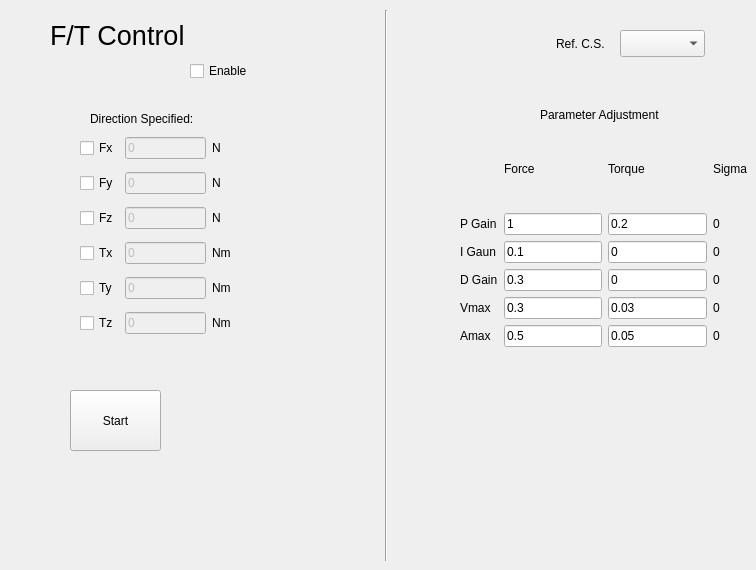
   <widget class="QWidget" name="AdmittanceControl">
    <attribute name="title">
     <string>Admittance Control</string>
    </attribute>
    <widget class="QLabel" name="label_4">
     <property name="geometry">
      <rect>
       <x>50</x>
       <y>20</y>
       <width>151</width>
       <height>31</height>
      </rect>
     </property>
     <property name="minimumSize">
      <size>
       <width>151</width>
       <height>0</height>
      </size>
     </property>
     <property name="font">
      <font>
       <pointsize>20</pointsize>
      </font>
     </property>
     <property name="text">
      <string>F/T Control</string>
     </property>
    </widget>
    <widget class="QWidget" name="gridLayoutWidget_3">
     <property name="geometry">
      <rect>
       <x>80</x>
       <y>130</y>
       <width>151</width>
       <height>212</height>
      </rect>
     </property>
     <layout class="QGridLayout" name="gridLayout">
      <item row="3" column="0">
       <widget class="QCheckBox" name="cB_Tx_control">
        <property name="text">
         <string>Tx</string>
        </property>
       </widget>
      </item>
      <item row="5" column="1">
       <widget class="QLineEdit" name="lE_Tz_control">
        <property name="enabled">
         <bool>false</bool>
        </property>
        <property name="text">
         <string>0</string>
        </property>
       </widget>
      </item>
      <item row="1" column="0">
       <widget class="QCheckBox" name="cB_Fy_control">
        <property name="text">
         <string>Fy</string>
        </property>
       </widget>
      </item>
      <item row="4" column="0">
       <widget class="QCheckBox" name="cB_Ty_control">
        <property name="text">
         <string>Ty</string>
        </property>
       </widget>
      </item>
      <item row="1" column="1">
       <widget class="QLineEdit" name="lE_Fy_control">
        <property name="enabled">
         <bool>false</bool>
        </property>
        <property name="text">
         <string>0</string>
        </property>
       </widget>
      </item>
      <item row="0" column="1">
       <widget class="QLineEdit" name="lE_Fx_control">
        <property name="enabled">
         <bool>false</bool>
        </property>
        <property name="text">
         <string>0</string>
        </property>
       </widget>
      </item>
      <item row="5" column="0">
       <widget class="QCheckBox" name="cB_Tz_control">
        <property name="text">
         <string>Tz</string>
        </property>
       </widget>
      </item>
      <item row="2" column="0">
       <widget class="QCheckBox" name="cB_Fz_control">
        <property name="text">
         <string>Fz</string>
        </property>
       </widget>
      </item>
      <item row="2" column="1">
       <widget class="QLineEdit" name="lE_Fz_control">
        <property name="enabled">
         <bool>false</bool>
        </property>
        <property name="text">
         <string>0</string>
        </property>
       </widget>
      </item>
      <item row="3" column="1">
       <widget class="QLineEdit" name="lE_Tx_control">
        <property name="enabled">
         <bool>false</bool>
        </property>
        <property name="text">
         <string>0</string>
        </property>
       </widget>
      </item>
      <item row="0" column="0">
       <widget class="QCheckBox" name="cB_Fx_control">
        <property name="text">
         <string>Fx</string>
        </property>
       </widget>
      </item>
      <item row="4" column="1">
       <widget class="QLineEdit" name="lE_Ty_control">
        <property name="enabled">
         <bool>false</bool>
        </property>
        <property name="text">
         <string>0</string>
        </property>
       </widget>
      </item>
      <item row="0" column="2">
       <widget class="QLabel" name="label_Fx_unit">
        <property name="text">
         <string>N</string>
        </property>
       </widget>
      </item>
      <item row="1" column="2">
       <widget class="QLabel" name="label_Fy_unit">
        <property name="text">
         <string>N</string>
        </property>
       </widget>
      </item>
      <item row="2" column="2">
       <widget class="QLabel" name="label_Fz_unit">
        <property name="text">
         <string>N</string>
        </property>
       </widget>
      </item>
      <item row="3" column="2">
       <widget class="QLabel" name="label_Tx_unit">
        <property name="text">
         <string>Nm</string>
        </property>
       </widget>
      </item>
      <item row="4" column="2">
       <widget class="QLabel" name="label_Ty_unit">
        <property name="text">
         <string>Nm</string>
        </property>
       </widget>
      </item>
      <item row="5" column="2">
       <widget class="QLabel" name="label_Tz_unit">
        <property name="text">
         <string>Nm</string>
        </property>
       </widget>
      </item>
     </layout>
    </widget>
    <widget class="QLabel" name="label_5">
     <property name="geometry">
      <rect>
       <x>90</x>
       <y>110</y>
       <width>151</width>
       <height>17</height>
      </rect>
     </property>
     <property name="text">
      <string>Direction Specified:</string>
     </property>
    </widget>
    <widget class="QWidget" name="gridLayoutWidget_4">
     <property name="geometry">
      <rect>
       <x>460</x>
       <y>130</y>
       <width>287</width>
       <height>217</height>
      </rect>
     </property>
     <layout class="QGridLayout" name="gridLayout_2">
      <item row="1" column="0">
       <widget class="QLabel" name="label_6">
        <property name="text">
         <string>P Gain</string>
        </property>
       </widget>
      </item>
      <item row="3" column="1">
       <widget class="QLineEdit" name="lE_Force_D_Gain">
        <property name="text">
         <string>0.3</string>
        </property>
       </widget>
      </item>
      <item row="2" column="1">
       <widget class="QLineEdit" name="lE_Force_I_Gain">
        <property name="text">
         <string>0.1</string>
        </property>
       </widget>
      </item>
      <item row="5" column="1">
       <widget class="QLineEdit" name="lE_Force_Amax_Gain">
        <property name="text">
         <string>0.5</string>
        </property>
       </widget>
      </item>
      <item row="4" column="0">
       <widget class="QLabel" name="label_11">
        <property name="text">
         <string>Vmax</string>
        </property>
       </widget>
      </item>
      <item row="4" column="1">
       <widget class="QLineEdit" name="lE_Force_Vmax_Gain">
        <property name="text">
         <string>0.3</string>
        </property>
       </widget>
      </item>
      <item row="0" column="2">
       <widget class="QLabel" name="label_9">
        <property name="text">
         <string>Torque</string>
        </property>
       </widget>
      </item>
      <item row="1" column="2">
       <widget class="QLineEdit" name="lE_Torque_P_Gain">
        <property name="text">
         <string>0.2</string>
        </property>
       </widget>
      </item>
      <item row="2" column="2">
       <widget class="QLineEdit" name="lE_Torque_I_Gain">
        <property name="text">
         <string>0</string>
        </property>
       </widget>
      </item>
      <item row="0" column="1">
       <widget class="QLabel" name="label_10">
        <property name="text">
         <string>Force</string>
        </property>
       </widget>
      </item>
      <item row="1" column="1">
       <widget class="QLineEdit" name="lE_Force_P_Gain">
        <property name="text">
         <string>1</string>
        </property>
       </widget>
      </item>
      <item row="2" column="0">
       <widget class="QLabel" name="label_7">
        <property name="text">
         <string>I Gaun</string>
        </property>
       </widget>
      </item>
      <item row="3" column="0">
       <widget class="QLabel" name="label_8">
        <property name="text">
         <string>D Gain</string>
        </property>
       </widget>
      </item>
      <item row="5" column="0">
       <widget class="QLabel" name="label_12">
        <property name="text">
         <string>Amax</string>
        </property>
       </widget>
      </item>
      <item row="3" column="2">
       <widget class="QLineEdit" name="lE_Torque_D_Gain">
        <property name="text">
         <string>0</string>
        </property>
       </widget>
      </item>
      <item row="4" column="2">
       <widget class="QLineEdit" name="lE_Torque_Vmax_Gain">
        <property name="text">
         <string>0.03</string>
        </property>
       </widget>
      </item>
      <item row="5" column="2">
       <widget class="QLineEdit" name="lE_Torque_Amax_Gain">
        <property name="text">
         <string>0.05</string>
        </property>
       </widget>
      </item>
      <item row="1" column="3">
       <widget class="QLabel" name="label_Fx_Sigma">
        <property name="text">
         <string>0</string>
        </property>
       </widget>
      </item>
      <item row="2" column="3">
       <widget class="QLabel" name="label_Fy_Sigma">
        <property name="text">
         <string>0</string>
        </property>
       </widget>
      </item>
      <item row="3" column="3">
       <widget class="QLabel" name="label_Fz_Sigma">
        <property name="text">
         <string>0</string>
        </property>
       </widget>
      </item>
      <item row="4" column="3">
       <widget class="QLabel" name="label_20">
        <property name="text">
         <string>0</string>
        </property>
       </widget>
      </item>
      <item row="5" column="3">
       <widget class="QLabel" name="label_21">
        <property name="text">
         <string>0</string>
        </property>
       </widget>
      </item>
      <item row="0" column="3">
       <widget class="QLabel" name="label_22">
        <property name="text">
         <string>Sigma</string>
        </property>
       </widget>
      </item>
     </layout>
    </widget>
    <widget class="QLabel" name="label_13">
     <property name="geometry">
      <rect>
       <x>540</x>
       <y>106</y>
       <width>171</width>
       <height>17</height>
      </rect>
     </property>
     <property name="text">
      <string>Parameter Adjustment</string>
     </property>
    </widget>
    <widget class="QCheckBox" name="cB_Enable_FT_Control">
     <property name="geometry">
      <rect>
       <x>190</x>
       <y>60</y>
       <width>81</width>
       <height>22</height>
      </rect>
     </property>
     <property name="text">
      <string>Enable</string>
     </property>
    </widget>
    <widget class="QComboBox" name="comB_Ref_CS">
     <property name="geometry">
      <rect>
       <x>620</x>
       <y>30</y>
       <width>85</width>
       <height>27</height>
      </rect>
     </property>
    </widget>
    <widget class="QLabel" name="label_14">
     <property name="geometry">
      <rect>
       <x>556</x>
       <y>35</y>
       <width>61</width>
       <height>17</height>
      </rect>
     </property>
     <property name="text">
      <string>Ref. C.S.</string>
     </property>
    </widget>
    <widget class="Line" name="line_5">
     <property name="geometry">
      <rect>
       <x>376</x>
       <y>10</y>
       <width>20</width>
       <height>551</height>
      </rect>
     </property>
     <property name="orientation">
      <enum>Qt::Vertical</enum>
     </property>
    </widget>
    <widget class="QPushButton" name="pushButton">
     <property name="geometry">
      <rect>
       <x>70</x>
       <y>390</y>
       <width>91</width>
       <height>61</height>
      </rect>
     </property>
     <property name="text">
      <string>Start</string>
     </property>
    </widget>
   </widget>
